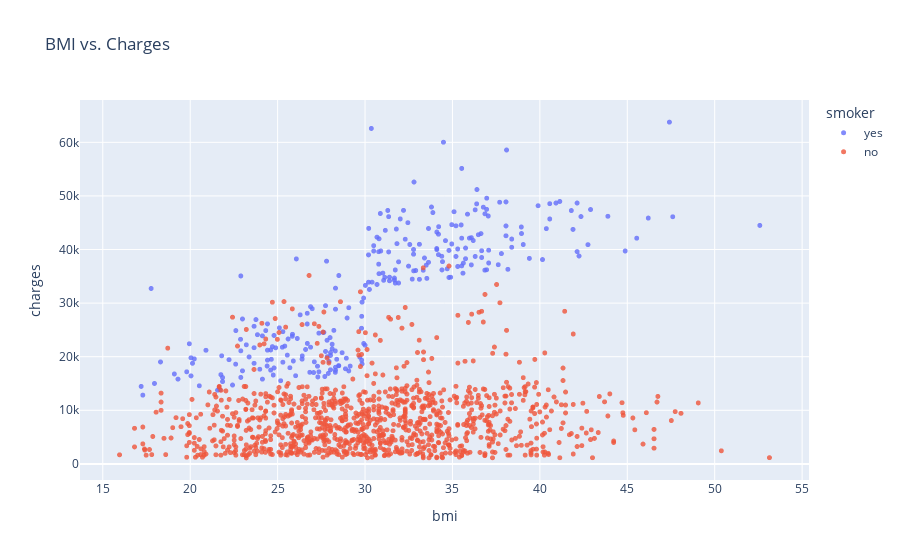

The cell this chart's notebook holds for it:
### Markdown cell above
However, looking at the output above, we can see that the 18 year old smoker has 2 children. This will have an effect on their overall medical charges, so we can't simply look at their smoker status and assume that tells us the entire picture. 

Another factor to consider is the climate of each customer. The 18 year old lives in the northeast, so it cold most of the year, whereas the 64 year old lives in the southwest, where it is warm and dry most of the year. This will also have some kind of an effect on each customers medical charges. 

---

### BMI and Charges

Now we can visualize the relationship between body mass index (BMI) and charges. We might assume that a higher BMI correlates with a higher annual medical charge, but we can't let any bias get in the way of uncovering what the data is actually telling us.

### Code cell
fig = px.scatter(medical_df,
                 x='bmi',
                 y='charges',
                 color='smoker',
                 opacity=0.8,
                 hover_data=['sex'],
                 title='BMI vs. Charges')
fig.update_traces(marker_size=5)
fig.show()

### Figure 1 — Plotly figure (JSON) as saved in the notebook; plotly's stock layout.template omitted (floating-point values rounded to 4 significant figures; data arrays with more than 128 entries replaced by an {"elided": "..."} marker saying what was removed)
{"data": [{"customdata": {"elided": "274x1 str values"}, "hovertemplate": "smoker=yes<br>bmi=%{x}<br>charges=%{y}<br>sex=%{customdata[0]}<extra></extra>", "legendgroup": "yes", "marker": {"color": "#636efa", "opacity": 0.8, "size": 5, "symbol": "circle"}, "mode": "markers", "name": "yes", "showlegend": true, "type": "scattergl", "x": {"elided": "274 float values"}, "xaxis": "x", "y": {"elided": "274 float values"}, "yaxis": "y"}, {"customdata": {"elided": "1064x1 str values"}, "hovertemplate": "smoker=no<br>bmi=%{x}<br>charges=%{y}<br>sex=%{customdata[0]}<extra></extra>", "legendgroup": "no", "marker": {"color": "#EF553B", "opacity": 0.8, "size": 5, "symbol": "circle"}, "mode": "markers", "name": "no", "showlegend": true, "type": "scattergl", "x": {"elided": "1064 float values"}, "xaxis": "x", "y": {"elided": "1064 float values"}, "yaxis": "y"}], "layout": {"legend": {"title": {"text": "smoker"}, "tracegroupgap": 0}, "title": {"text": "BMI vs. Charges"}, "xaxis": {"anchor": "y", "domain": [0, 1], "title": {"text": "bmi"}}, "yaxis": {"anchor": "x", "domain": [0, 1], "title": {"text": "charges"}}}}
